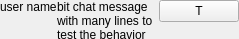
<?xml version="1.0" encoding="UTF-8"?>
<ui version="4.0">
 <class>ChatMessagePanel</class>
 <widget class="QWidget" name="ChatMessagePanel">
  <property name="geometry">
   <rect>
    <x>0</x>
    <y>0</y>
    <width>239</width>
    <height>39</height>
   </rect>
  </property>
  <property name="sizePolicy">
   <sizepolicy hsizetype="Preferred" vsizetype="MinimumExpanding">
    <horstretch>0</horstretch>
    <verstretch>0</verstretch>
   </sizepolicy>
  </property>
  <property name="windowTitle">
   <string>Form</string>
  </property>
  <property name="autoFillBackground">
   <bool>false</bool>
  </property>
  <layout class="QHBoxLayout" name="horizontalLayout">
   <property name="spacing">
    <number>0</number>
   </property>
   <property name="leftMargin">
    <number>0</number>
   </property>
   <property name="topMargin">
    <number>0</number>
   </property>
   <property name="rightMargin">
    <number>0</number>
   </property>
   <property name="bottomMargin">
    <number>0</number>
   </property>
   <item alignment="Qt::AlignTop">
    <widget class="QLabel" name="labelUserName">
     <property name="sizePolicy">
      <sizepolicy hsizetype="Preferred" vsizetype="Fixed">
       <horstretch>0</horstretch>
       <verstretch>0</verstretch>
      </sizepolicy>
     </property>
     <property name="layoutDirection">
      <enum>Qt::LeftToRight</enum>
     </property>
     <property name="autoFillBackground">
      <bool>false</bool>
     </property>
     <property name="text">
      <string>user name</string>
     </property>
     <property name="scaledContents">
      <bool>false</bool>
     </property>
     <property name="alignment">
      <set>Qt::AlignLeading|Qt::AlignLeft|Qt::AlignTop</set>
     </property>
    </widget>
   </item>
   <item alignment="Qt::AlignTop">
    <widget class="QLabel" name="labelMessage">
     <property name="sizePolicy">
      <sizepolicy hsizetype="Preferred" vsizetype="Preferred">
       <horstretch>1</horstretch>
       <verstretch>0</verstretch>
      </sizepolicy>
     </property>
     <property name="text">
      <string>bit chat message with many lines to test the behavior</string>
     </property>
     <property name="textFormat">
      <enum>Qt::RichText</enum>
     </property>
     <property name="wordWrap">
      <bool>true</bool>
     </property>
     <property name="openExternalLinks">
      <bool>true</bool>
     </property>
     <property name="textInteractionFlags">
      <set>Qt::LinksAccessibleByKeyboard|Qt::LinksAccessibleByMouse|Qt::TextBrowserInteraction|Qt::TextSelectableByKeyboard|Qt::TextSelectableByMouse</set>
     </property>
    </widget>
   </item>
   <item alignment="Qt::AlignTop">
    <widget class="QPushButton" name="translateButton">
     <property name="sizePolicy">
      <sizepolicy hsizetype="Maximum" vsizetype="Fixed">
       <horstretch>0</horstretch>
       <verstretch>0</verstretch>
      </sizepolicy>
     </property>
     <property name="toolTip">
      <string>translate ...</string>
     </property>
     <property name="text">
      <string>T</string>
     </property>
     <property name="checkable">
      <bool>true</bool>
     </property>
    </widget>
   </item>
  </layout>
  <zorder>labelMessage</zorder>
  <zorder>labelUserName</zorder>
  <zorder>translateButton</zorder>
 </widget>
 <resources/>
 <connections/>
</ui>
